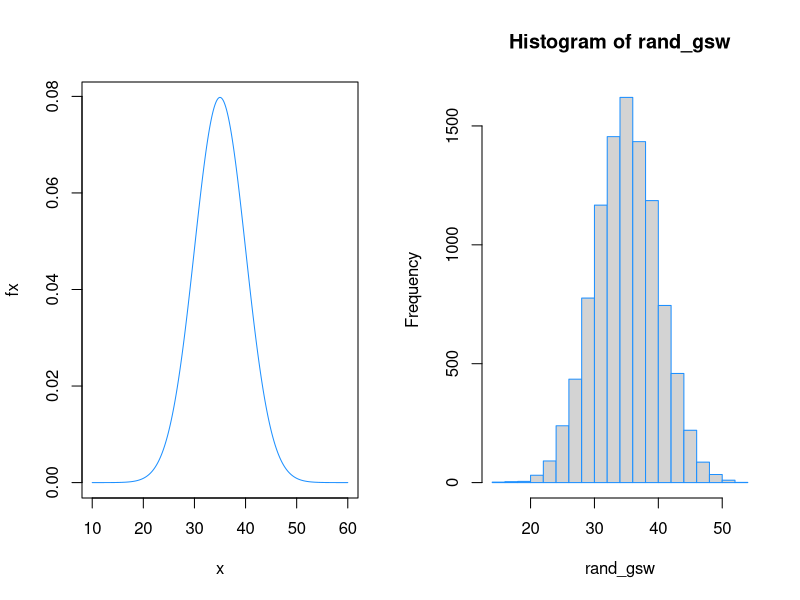
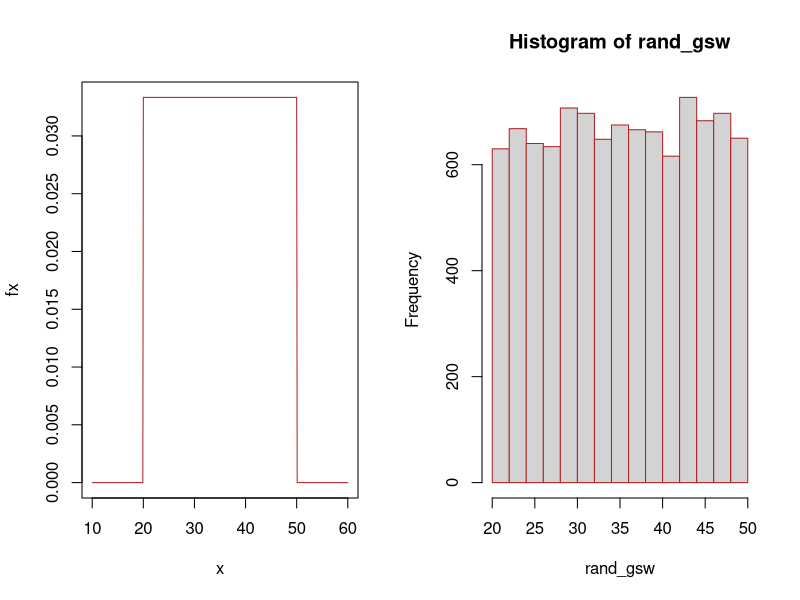
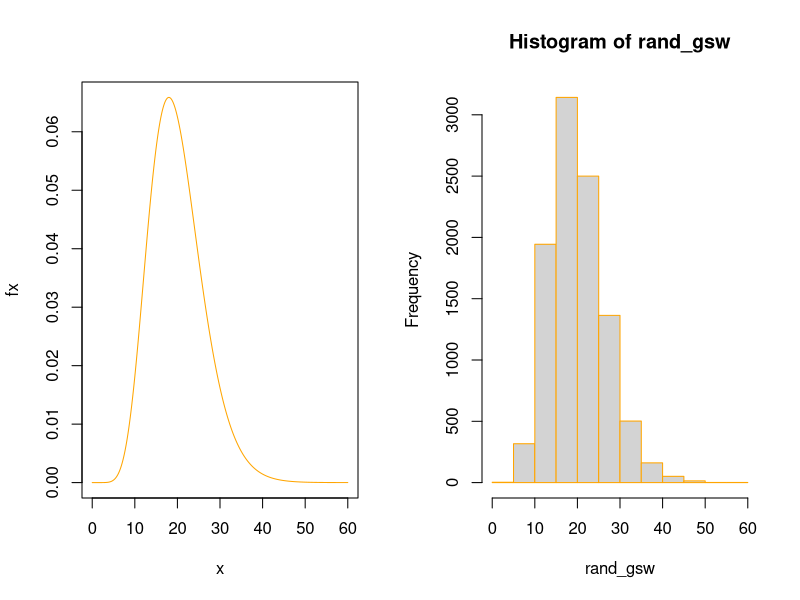
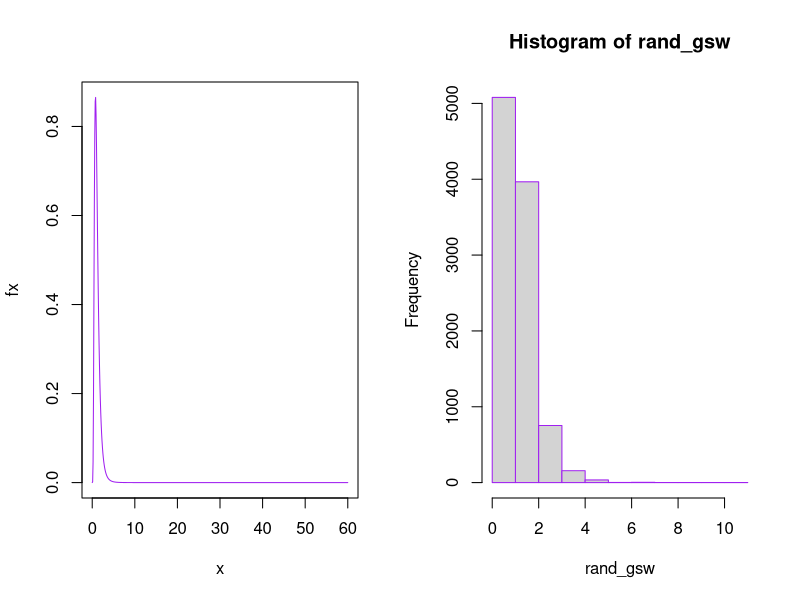
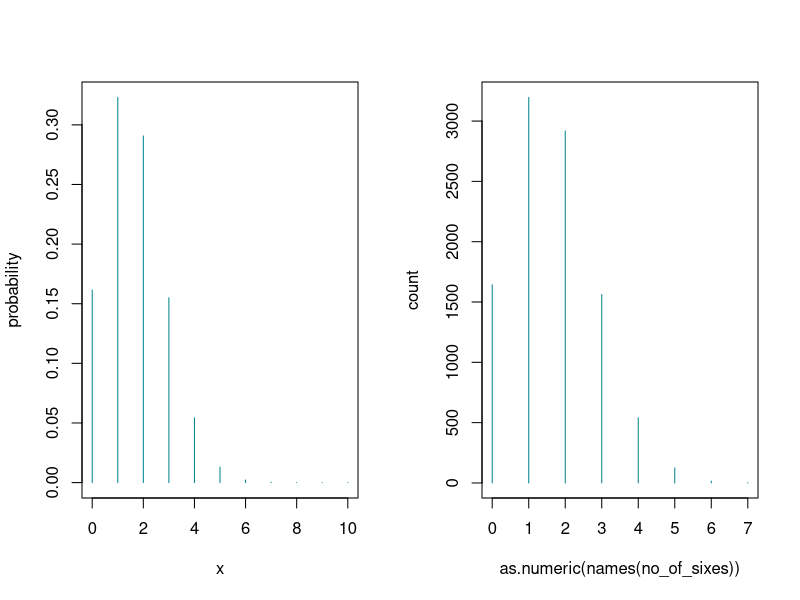
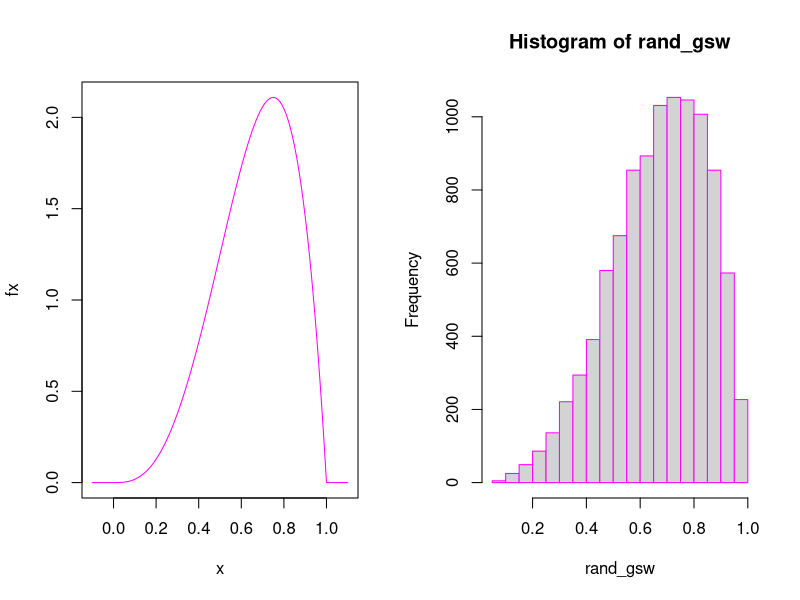
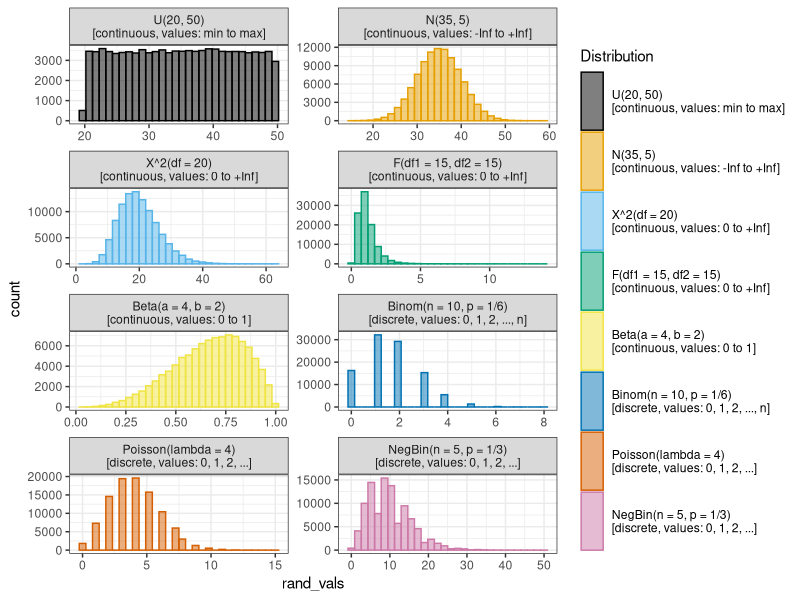
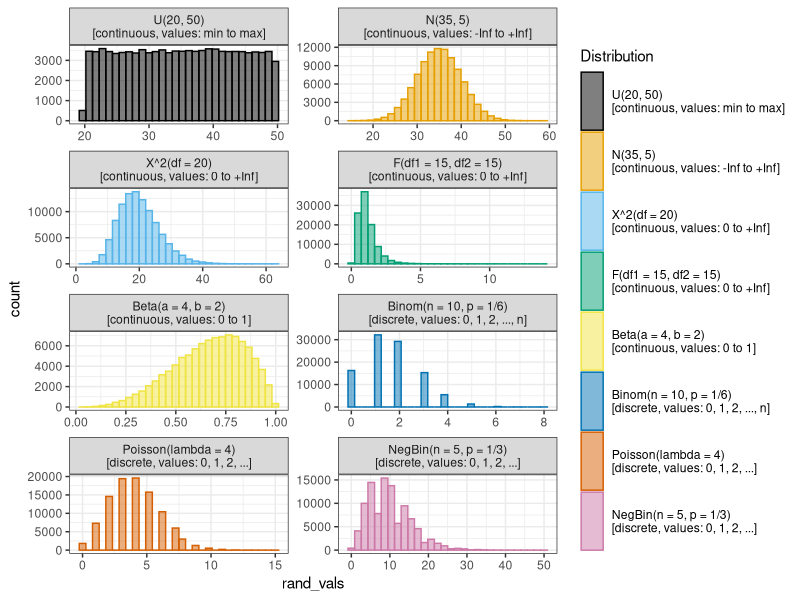

The R source for these figures, in order:

# ---- libs ----

library("dplyr")
library("ggplot2")
library("ggthemes")
library("forcats")



# ---- apologies-for-the-preamble ----


### What is a random variable (RV)?
# A quantity yet to be observed or measured that can take
# different outcomes/values because of "chance"

### examples
# a die roll
# coin flip
# weight of randomly chosen dog
# the time you fall asleep on a given night
# your blood sugar level at a point in time
# the time you spend in light physical activity on a given day
# count of people entering a store
# number of purple cars in a car park
# the number of goals scored in a soccer match
# the time it takes for you to swim 50m on a given day


### properties:
# some RV are discrete, some are continuous
# we use probabilities to describe possible outcomes/values it takes
# probability can be thought of a the proportion of times we expect something 
#    to happen if we "test" it out lot-and-lots of times
#   - e.g. if we roll 3 on a die 10 times from 50 rolls we might estimate
#          the probability of rolling a 3 is p = 10/50 = 0.2 


### the possible RV values are approximated/described using "distributions"
# normally there are parameters that describe the :
#    location (e.g. mean) and
#    spread/dispersion (e.g. variance/SD) parameters

### commonly used distributions...

# ---- normal/Gaussian ----

# e.g. the weight of a randomly chosen adult German shepherd (kg)

# theoretical probability "density"
x <- seq(10, 60, by = 0.1)
fx <- dnorm(x, mean = 35, sd = 5)
par(mfrow = c(1, 2))
plot(x, fx, type = "l", col = "dodgerblue")

# since probs are proprtions over lot-and-lots of trials we could also
# randomly generate lots of german shepard weights and look at the histogram!
rand_gsw <- rnorm(n = 10000, mean = 35, sd = 5)
head(rand_gsw)
hist(rand_gsw, border = "dodgerblue")


# ---- uniform ----


# e.g. the weight of a randomly chosen adult German shepherd (kg)

# theoretical probability "density"
x <- seq(10, 60, by = 0.1)
fx <- dunif(x, min = 20, max = 50)
par(mfrow = c(1, 2))
plot(x, fx, type = "l", col = "firebrick")

# since probs are proprtions over lot-and-lots of trials we could also
# randomly generate lots of german shepard weights and look at the histogram!
rand_gsw <- runif(n = 10000, min = 20, max = 50)
head(rand_gsw)
hist(rand_gsw, border = "firebrick")


# ---- Chi-square ----


# e.g. the weight of a randomly chosen adult German shepherd (kg)

# theoretical probability "density"
x <- seq(0, 60, by = 0.1)
fx <- dchisq(x, df = 20)
par(mfrow = c(1, 2))
plot(x, fx, type = "l", col = "orange")

# since probs are proprtions over lot-and-lots of trials we could also
# randomly generate lots of german shepard weights and look at the histogram!
rand_gsw <- rchisq(n = 10000, df = 20)
head(rand_gsw)
hist(rand_gsw, border = "orange")


# ---- F ----

### NB: not particularly realistic for dog weights...
# theoretical probability "density"
x <- seq(0, 60, by = 0.1)
fx <- df(x, df1 = 15, df2 = 15)
par(mfrow = c(1, 2))
plot(x, fx, type = "l", col = "purple")

# since probs are proprtions over lot-and-lots of trials we could also
# randomly generate lots of german shepard weights and look at the histogram!
rand_gsw <- rf(n = 10000, df1 = 15, df2 = 15)
head(rand_gsw)
hist(rand_gsw, border = "purple")




# ---- binomial ----




# theoretical probability "density"
x <- 0:10 # discrete distribution
# this is prob of the number of 6s rolled after 10 rolls
fx <- dbinom(x, size = 10, p = 1 / 6) 
par(mfrow = c(1, 2))
plot(x, fx, type = "h", ylab = "probability",  col = "turquoise4")

# since probs are proprtions over lot-and-lots of trials we could also
# randomly generate lots of german shepard weights and look at the histogram!
rand_gsw <- rbinom(n = 10000, size = 10, p = 1 / 6)
head(rand_gsw) # these are the random counts
(no_of_sixes <- table(rand_gsw))
plot(
  x = as.numeric(names(no_of_sixes)), 
  y = c(no_of_sixes), 
  type = "h", ylab = "count",  col = "turquoise4"
)



# ---- beta ----

# e.g. proportion (or percentage) of satisfaction from a user survey

# theoretical probability "density"
x <- seq(-0.1, 1.1, by = 0.01)
fx <- dbeta(x, shape1 = 4, shape2 = 2)
par(mfrow = c(1, 2))
plot(x, fx, type = "l", col = "magenta")

rand_gsw <- rbeta(n = 10000, shape1 = 4, shape2 = 2)
head(rand_gsw)
hist(rand_gsw, border = "magenta")


# ---- plot_of_all_examples ----


n_samples <- 100000

examples_df <-
  bind_rows(
    tibble(dist = "U(20, 50)\n[continuous, values: min to max]", rand_vals = runif(n = n_samples, min = 20, max = 50)),
    tibble(dist = "N(35, 5)\n[continuous, values: -Inf to +Inf]", rand_vals = rnorm(n = n_samples, mean = 35, sd = 5)),
    tibble(dist = "X^2(df = 20)\n[continuous, values: 0 to +Inf]", rand_vals = rchisq(n = n_samples, df = 20)),
    tibble(dist = "F(df1 = 15, df2 = 15)\n[continuous, values: 0 to +Inf]", rand_vals = rf(n = n_samples, df1 = 15, df2 = 15)),
    tibble(dist = "Beta(a = 4, b = 2)\n[continuous, values: 0 to 1]", rand_vals = rbeta(n = n_samples, shape1 = 4, shape2 = 2)),
    tibble(dist = "Binom(n = 10, p = 1/6)\n[discrete, values: 0, 1, 2, ..., n]", rand_vals = rbinom(n = n_samples, size = 10, p = 1 / 6)),
    tibble(dist = "Poisson(lambda = 4)\n[discrete, values: 0, 1, 2, ...]", rand_vals = rpois(n = n_samples, lambda = 4)),
    tibble(dist = "NegBin(n = 5, p = 1/3)\n[discrete, values: 0, 1, 2, ...]", rand_vals = rnbinom(n = n_samples, size = 5, p = 1/3))
  )


examples_df %>%
  mutate(dist = fct_inorder(dist)) %>%
  ggplot(., aes(x = rand_vals, col = dist, fill = dist)) +
  geom_histogram(alpha = 0.5) +
  facet_wrap(~ dist, ncol = 2, scales = "free") +
  scale_colour_colorblind() +
  scale_fill_colorblind() +
  labs(col = "Distribution", fill = "Distribution") +
  theme_bw() +
  theme(legend.key.height = unit(3, "lines"))

ggsave(filename = "2023-08-15_rand-vars/example_dists.png", height = 10, width = 8)


# ---- next_time ----

# Explanation of what the notation like X ~ N(mu, sigma) means
# t-test of random observations we generate as an example


